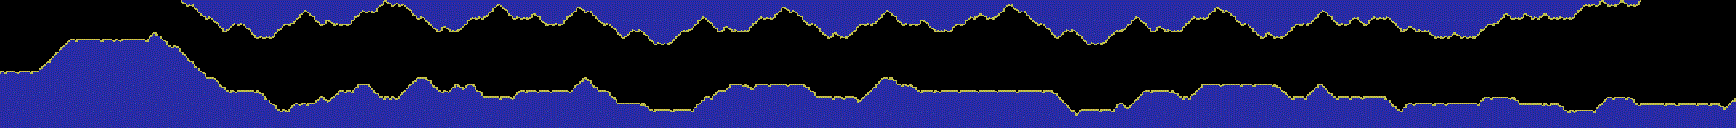

A level layout from a 2D game, rendered from its tile map. Below: a short description, then the map file with tile-grid data replaced by summaries:
An orthogonal 217x16 tile map with 8x8 px tiles, 2 tile layers (player, map) and 7 objects.

<map version="1.0" orientation="orthogonal" renderorder="right-down" width="217" height="16" tilewidth="8" tileheight="8" nextobjectid="39">
 <tileset firstgid="1" name="skramble_map_clean" tilewidth="8" tileheight="8" tilecount="21888">
  <image source="../tileset/skramble_map_clean.png" width="1826" height="768" />
 </tileset>
 <layer name="player" width="217" height="16">
  <data>[3472 cells, 0 non-empty, 0 distinct tile ids]</data>
 </layer>
 <layer name="map" width="217" height="16">
  <data>[3472 cells, 3472 non-empty, 3472 distinct tile ids]</data>
 </layer>
 <objectgroup name="blocking">
  <object id="27" x="13.25" y="126.75">
   <polygon points="-15.3333,0.333333 -13.9167,-54.9167 25.875,-54.375 56.875,-86.25 134.25,-86.125 141,-92.75 155.125,-80.375 162.5,-79.375 192.25,-48.375 200.75,-48.125 213.25,-35.25 244,-34.875 264.5,-16.875 275.25,-17 282.25,-23.75 300.25,-23.25 308.25,-30.25 314.5,-25.5 327.25,-35.5 339.25,-35 344.75,-42 356.25,-42 366.5,-28.75 385,-29.75 404.5,-49.25 412.5,-49 428,-34 436,-34.25 441.5,-42.75 449.25,-37.25 454.25,-43 459.5,-41.75 469.75,-29.75 500.5,-28.75 507,-36.5 556.75,-34.75 571.75,-50.25 584.25,-37 593.5,-35.75 603.5,-24.25 631.25,-23 636.5,-16.5 679.5,-16.75 693.25,-29.75 698.5,-29 704,-36.5 710.5,-36.5 716.5,-42.25 789.25,-42.25 801.25,-31.25 851.25,-30.25 869.5,-49.5 877,-49 887,-42.25 897.5,-42.5 904,-37 1038,-36 1058.25,-16.25 1099.5,-16.5 1105.5,-23.75 1121.5,-23.75 1130.75,-35.75 1159.5,-35.75 1170.75,-28.75 1175.5,-28.75 1189,-43 1260.75,-41.5 1279.25,-28.5 1292.25,-29.75 1306,-42.75 1323.5,-29.25 1370.25,-30.5 1386.5,-15.75 1394.75,-23 1465.25,-23 1471.5,-29 1500,-28.5 1506.75,-22.5 1544.5,-22.25 1555,-15 1581.75,-15.75 1594,-28.5 1617.25,-29 1625.5,-21.5 1722.42,-23.6667 1723,0.166667" />
  </object>
  <object id="29" x="181" y="0.666667">
   <polygon points="0,0 43,31.6667 54.6667,22.6667 64,23.3333 75.3333,37 91.3333,36.3333 103.667,23 109.333,24.3333 124,10.3333 140,23.6667 147,20.3333 150.667,22.6667 169,24 181,11 195,11 204.667,-0.333333 210,4.33333 221.333,4.33333 237,17.3333 243,18.3333 256.667,31 265.333,26 273.667,31.3333 290.667,17.3333 301.667,18.6667 317,3.33333 332,17 348.667,17.6667 354,13.3333 364.333,23.6667 383.333,24 397.667,7.66667 443,37.3333 451.333,30 458.333,30.3333 472,42.3333 488.333,44.3333 501.333,29.3333 509.333,30 522.333,16.3333 538.333,31.3333 544.667,25.6667 551,31 567.667,31 580.667,16.6667 589.333,17.3333 602,6 647.333,36.6667 656,32 664,37 679,23.6667 691.333,23.6667 707,10.3333 721.333,24 738.667,23.3333 741,19.6667 753,29.3333 769.667,29.6667 774.333,23.3333 781.667,23.3333 800,13 810.667,19.3333 829.667,3.66667 877.667,37.3333 888.667,28 907,43 924.333,43.6667 954.333,16.6667 970.667,30.3333 1001,30.3333 1013,17.3333 1026.33,18.3333 1037.67,5.33333 1081,36 1103.33,36.3333 1114.67,24.3333 1127,24.3333 1142.33,9.33333 1157.33,24 1167.67,23.6667 1175.67,16.3333 1186.33,24.3333 1192.67,16.3333 1207.33,16 1219.67,29.6667 1246.67,30 1254.67,36.3333 1295.67,36 1310.67,23.6667 1320.33,18 1389.67,17.3333 1405.67,5 1454,4.66667 1459.67,-0.666667" />
  </object>
 </objectgroup>
 <objectgroup name="fuel">
  <object id="35" x="555.125" y="89.5">
   <polyline points="0,0 101.125,18.875 122,18.75 234.5,-6.125 386.125,-0.125 406.375,-0.25 598.875,-0.25 861.375,12.625 894.25,12.75 941.25,6.875 1088.12,13.125" />
  </object>
 </objectgroup>
 <objectgroup name="rocket">
  <object id="34" x="308.125" y="102.5">
   <polyline points="0,0 181.25,-7.25 220.375,-13.125 233.125,-13.125 450.125,-19.125 514.125,-7 527.125,-7.25 539.25,-7 615.25,-13.25 711.125,-13.375 723.875,-13 737.625,-13 781.125,5.875 794.125,5.875 903.125,-19 935.125,-19.125 987,-7 1032.38,-6.875 1044,-7.25 1057.25,-7 1070.12,-7.25 1127.88,-0.125 1160.12,0 1244.12,-0.125 1276,7.125 1307.5,-6.125 1359.25,0 1391.25,0.25 1404.38,-0.125" />
  </object>
 </objectgroup>
 <objectgroup name="mistery">
  <object id="33" x="238.375" y="89.5">
   <polyline points="385.125,13 533,-6.125 743.125,-0.25 761.75,-0.125 985.875,-6.25 1017.75,-6.25 1288.12,13 1441.88,12.875" />
  </object>
 </objectgroup>
 <objectgroup name="teleport">
  <object id="32" x="1494.91" y="0" width="261.841" height="128" />
 </objectgroup>
 <objectgroup name="ovni">
  <object id="37" x="258.182" y="44.1818">
   <polyline points="0,0 0.363636,35.6364 33.2727,-12.9091 32.9091,54.1818 68,-12.7273 64,43.8182 97.0909,-18.1818 98.7273,33.6364 127.636,-29.6364 127.091,43.4545 225.818,-19.2727 226.364,35.2727 256.727,-20 257.455,38.5455 290.545,-14.3636 291.091,26.9091 321.091,-22.1818 321.636,25.0909 352.182,-2.54545 353.091,41.4545 416.727,4.90909 417.636,43.8182 449.818,-8.72727 450.909,40.7273 480.364,-7.27273 481.455,29.8182 513.091,-20 513.455,14 545.636,-10 546,30.3636 575.636,-3.45455 575.455,29.8182 703.091,-14.3636 706.182,19.6364 736.727,-20.9091 736.182,29.6364 767.455,-18 768.727,26 799.091,-0.181818 801.273,38.7273 895.636,-7.27273 895.455,25.6364 928.182,-12.9091 928.545,30 960.364,-14.7273 961.818,24 991.636,-1.81818 992.364,18.9091 1022.73,-1.27273 1024,29.0909 1087.27,-12.3636 1088.18,28.9091 1152.91,-7.09091 1153.64,32.9091 1216.73,3.63636 1217.45,40.3636 1287.82,-20.9091 1288.73,42.5455 1310.91,-20.5455 1312.55,51.0909" />
  </object>
 </objectgroup>
</map>
